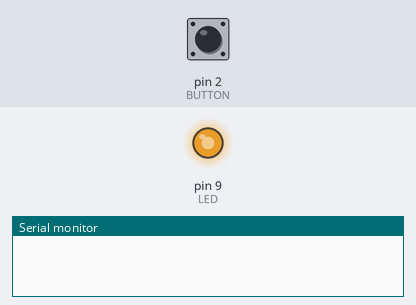
A sketch run on a simulated Arduino Uno, built with avr-gcc and run on an emulated ATmega328P. Parts: output pins drawn as LEDs (lit = HIGH), the last lines printed to the serial monitor. The inputs (shaded band) are chosen by the test bench; at power-on: pin 2 (BUTTON) HIGH.

Above: at 1.26 s.
1.3 s: pin 2 (BUTTON) pulled LOW for 0.15 s
At 3.45 s:
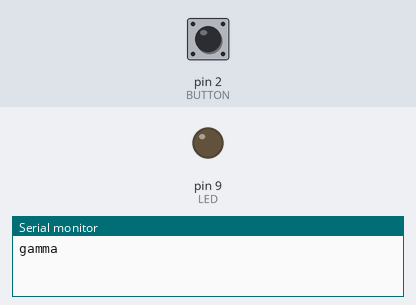
4.3 s: pin 2 (BUTTON) pulled LOW for 1 s
At 5.11 s:
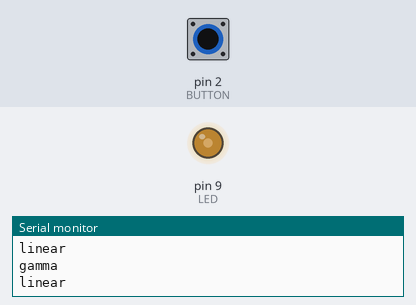
Timing chart, 0 to 13.3 s (numbered marks = the images above; inputs shaded):
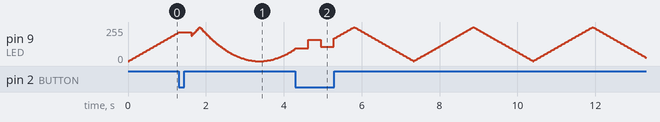

The sketch:

4.1.ino
```cpp
const int LED = 9;
const int BUTTON = 2;

bool gammaMode = false;
int brightness = 0;
int fadeAmount = 5;

uint8_t gammaCorrect(uint8_t value) {
  return (uint16_t)value * value / 255;
}

void setup() {
  pinMode(LED, OUTPUT);
  pinMode(BUTTON, INPUT_PULLUP);
  Serial.begin(9600);
}

void loop() {
  if (digitalRead(BUTTON) == LOW) {
    gammaMode = !gammaMode;
    Serial.println(gammaMode ? "gamma" : "linear");
    delay(300);
  }

  if (gammaMode) {
    analogWrite(LED, gammaCorrect(brightness));
  } else {
    analogWrite(LED, brightness);
  }

  brightness += fadeAmount;
  if (brightness <= 0 || brightness >= 255) {
    fadeAmount = -fadeAmount;
  }

  delay(30);
}
```
